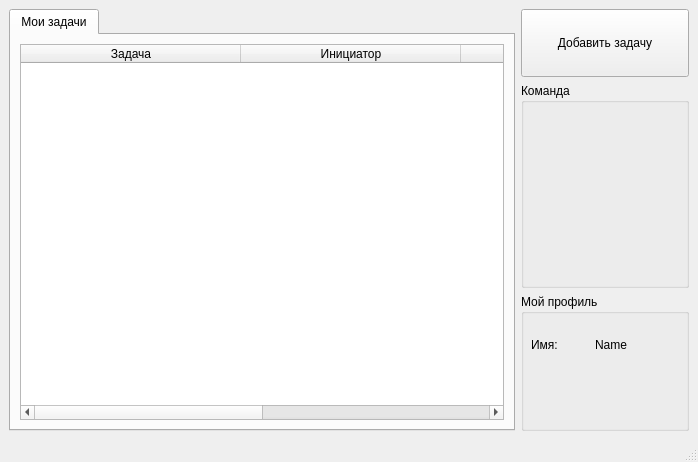
<?xml version="1.0" encoding="UTF-8"?>
<ui version="4.0">
 <class>MainWindow</class>
 <widget class="QMainWindow" name="MainWindow">
  <property name="geometry">
   <rect>
    <x>0</x>
    <y>0</y>
    <width>698</width>
    <height>462</height>
   </rect>
  </property>
  <property name="windowTitle">
   <string>MainWindow</string>
  </property>
  <widget class="QWidget" name="centralwidget">
   <layout class="QGridLayout" name="gridLayout">
    <item row="1" column="1">
     <widget class="QGroupBox" name="groupBox_2">
      <property name="sizePolicy">
       <sizepolicy hsizetype="Preferred" vsizetype="Preferred">
        <horstretch>1</horstretch>
        <verstretch>3</verstretch>
       </sizepolicy>
      </property>
      <property name="title">
       <string>Команда</string>
      </property>
     </widget>
    </item>
    <item row="0" column="1">
     <widget class="QPushButton" name="buttonAddTask">
      <property name="sizePolicy">
       <sizepolicy hsizetype="Preferred" vsizetype="Preferred">
        <horstretch>1</horstretch>
        <verstretch>1</verstretch>
       </sizepolicy>
      </property>
      <property name="text">
       <string>Добавить задачу</string>
      </property>
     </widget>
    </item>
    <item row="2" column="1">
     <widget class="QGroupBox" name="groupBox">
      <property name="enabled">
       <bool>true</bool>
      </property>
      <property name="sizePolicy">
       <sizepolicy hsizetype="Preferred" vsizetype="Preferred">
        <horstretch>1</horstretch>
        <verstretch>2</verstretch>
       </sizepolicy>
      </property>
      <property name="maximumSize">
       <size>
        <width>16777215</width>
        <height>574</height>
       </size>
      </property>
      <property name="title">
       <string>Мой профиль</string>
      </property>
      <property name="flat">
       <bool>false</bool>
      </property>
      <widget class="QWidget" name="layoutWidget">
       <property name="geometry">
        <rect>
         <x>10</x>
         <y>30</y>
         <width>181</width>
         <height>41</height>
        </rect>
       </property>
       <layout class="QHBoxLayout" name="horizontalLayout">
        <property name="sizeConstraint">
         <enum>QLayout::SetDefaultConstraint</enum>
        </property>
        <item>
         <widget class="QLabel" name="labelName">
          <property name="sizePolicy">
           <sizepolicy hsizetype="Preferred" vsizetype="Preferred">
            <horstretch>1</horstretch>
            <verstretch>0</verstretch>
           </sizepolicy>
          </property>
          <property name="text">
           <string>Имя:</string>
          </property>
         </widget>
        </item>
        <item>
         <widget class="QLabel" name="label">
          <property name="sizePolicy">
           <sizepolicy hsizetype="Preferred" vsizetype="Preferred">
            <horstretch>2</horstretch>
            <verstretch>0</verstretch>
           </sizepolicy>
          </property>
          <property name="layoutDirection">
           <enum>Qt::LeftToRight</enum>
          </property>
          <property name="text">
           <string>Name</string>
          </property>
         </widget>
        </item>
       </layout>
      </widget>
     </widget>
    </item>
    <item row="0" column="0" rowspan="3">
     <widget class="QTabWidget" name="tabWidget">
      <property name="sizePolicy">
       <sizepolicy hsizetype="Preferred" vsizetype="Expanding">
        <horstretch>3</horstretch>
        <verstretch>0</verstretch>
       </sizepolicy>
      </property>
      <property name="currentIndex">
       <number>0</number>
      </property>
      <property name="iconSize">
       <size>
        <width>16</width>
        <height>16</height>
       </size>
      </property>
      <widget class="QWidget" name="tab">
       <attribute name="title">
        <string>Мои задачи</string>
       </attribute>
       <layout class="QGridLayout" name="gridLayout_2">
        <item row="0" column="0">
         <widget class="QTableWidget" name="tableTasks">
          <property name="sizePolicy">
           <sizepolicy hsizetype="Preferred" vsizetype="Preferred">
            <horstretch>0</horstretch>
            <verstretch>0</verstretch>
           </sizepolicy>
          </property>
          <property name="minimumSize">
           <size>
            <width>0</width>
            <height>0</height>
           </size>
          </property>
          <property name="maximumSize">
           <size>
            <width>1000000</width>
            <height>1000000</height>
           </size>
          </property>
          <property name="gridStyle">
           <enum>Qt::SolidLine</enum>
          </property>
          <property name="rowCount">
           <number>0</number>
          </property>
          <property name="columnCount">
           <number>4</number>
          </property>
          <attribute name="horizontalHeaderVisible">
           <bool>true</bool>
          </attribute>
          <attribute name="horizontalHeaderCascadingSectionResizes">
           <bool>false</bool>
          </attribute>
          <attribute name="horizontalHeaderMinimumSectionSize">
           <number>0</number>
          </attribute>
          <attribute name="horizontalHeaderDefaultSectionSize">
           <number>220</number>
          </attribute>
          <attribute name="horizontalHeaderHighlightSections">
           <bool>false</bool>
          </attribute>
          <attribute name="horizontalHeaderShowSortIndicator" stdset="0">
           <bool>false</bool>
          </attribute>
          <attribute name="horizontalHeaderStretchLastSection">
           <bool>false</bool>
          </attribute>
          <attribute name="verticalHeaderVisible">
           <bool>false</bool>
          </attribute>
          <attribute name="verticalHeaderCascadingSectionResizes">
           <bool>false</bool>
          </attribute>
          <attribute name="verticalHeaderMinimumSectionSize">
           <number>0</number>
          </attribute>
          <attribute name="verticalHeaderDefaultSectionSize">
           <number>50</number>
          </attribute>
          <attribute name="verticalHeaderHighlightSections">
           <bool>false</bool>
          </attribute>
          <attribute name="verticalHeaderShowSortIndicator" stdset="0">
           <bool>false</bool>
          </attribute>
          <attribute name="verticalHeaderStretchLastSection">
           <bool>false</bool>
          </attribute>
          <column>
           <property name="text">
            <string>Задача</string>
           </property>
          </column>
          <column>
           <property name="text">
            <string>Инициатор</string>
           </property>
          </column>
          <column>
           <property name="text">
            <string>Исполнитель</string>
           </property>
          </column>
          <column>
           <property name="text">
            <string>Открыть</string>
           </property>
          </column>
         </widget>
        </item>
       </layout>
      </widget>
     </widget>
    </item>
   </layout>
  </widget>
  <widget class="QMenuBar" name="menubar">
   <property name="geometry">
    <rect>
     <x>0</x>
     <y>0</y>
     <width>698</width>
     <height>22</height>
    </rect>
   </property>
  </widget>
  <widget class="QStatusBar" name="statusbar"/>
 </widget>
 <resources/>
 <connections/>
</ui>
